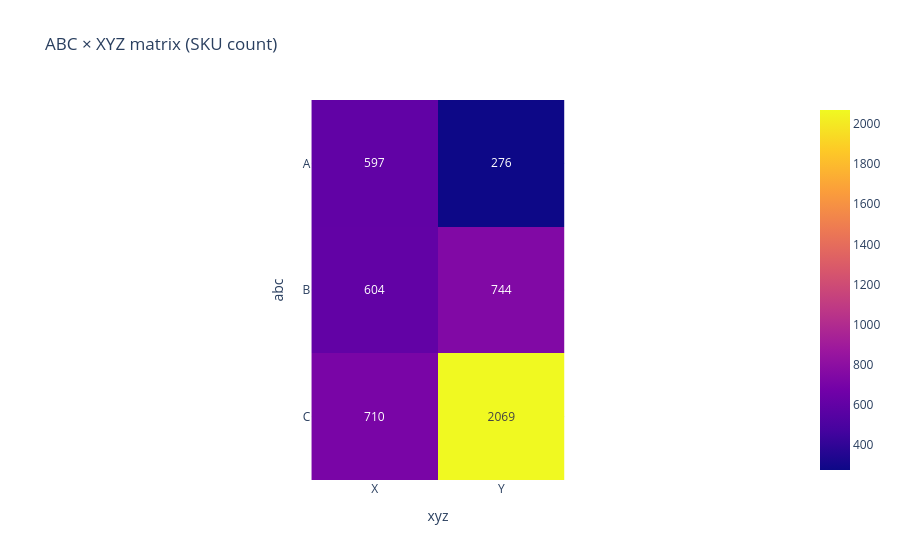
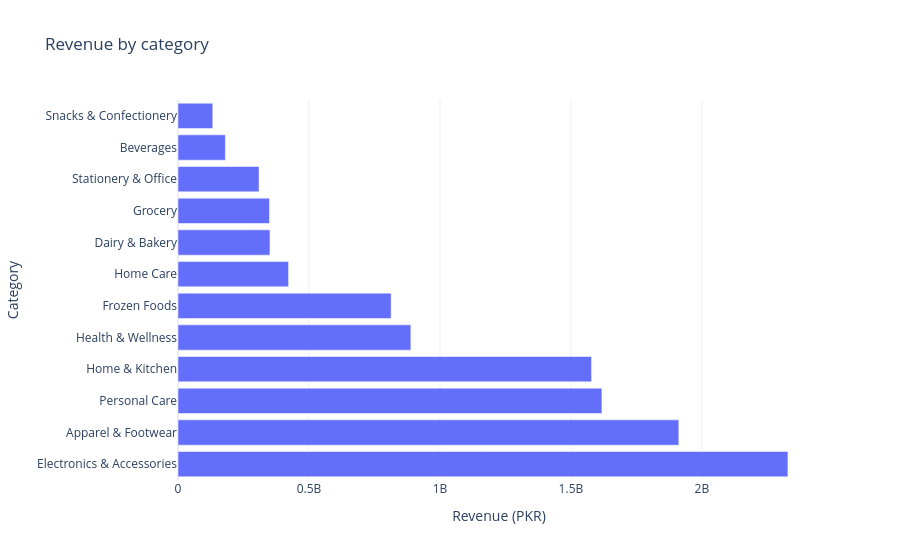

Notebook source saved alongside these figures, in order:
### Markdown cell above
## 5. ABC / XYZ Segmentation

### Code cell
seg = abc_xyz_matrix(weekly, sku)
print(seg['abc'].value_counts().sort_index())
print(seg['xyz'].value_counts().sort_index())

ct = pd.crosstab(seg['abc'], seg['xyz'])
fig = px.imshow(ct, text_auto=True, title='ABC × XYZ matrix (SKU count)')
fig.update_layout(template='plotly_white')
fig.show()

if 'category' in seg.columns:
    mix = seg.groupby('category')['total_revenue'].sum().sort_values(ascending=False)
    fig = px.bar(x=mix.values, y=mix.index, orientation='h',
                 labels={'x': 'Revenue (PKR)', 'y': 'Category'},
                 title='Revenue by category')
    fig.update_layout(template='plotly_white')
    fig.show()

### Figure 1 — Plotly figure (JSON) as saved in the notebook; plotly's stock layout.template omitted (floating-point values rounded to 4 significant figures)
{"data": [{"coloraxis": "coloraxis", "hovertemplate": "xyz: %{x}<br>abc: %{y}<br>color: %{z}<extra></extra>", "name": "0", "texttemplate": "%{z}", "type": "heatmap", "x": ["X", "Y"], "xaxis": "x", "y": ["A", "B", "C"], "yaxis": "y", "z": [[597, 276], [604, 744], [710, 2069]]}], "layout": {"coloraxis": {"colorscale": [[0, "#0d0887"], [0.1111, "#46039f"], [0.2222, "#7201a8"], [0.3333, "#9c179e"], [0.4444, "#bd3786"], [0.5556, "#d8576b"], [0.6667, "#ed7953"], [0.7778, "#fb9f3a"], [0.8889, "#fdca26"], [1, "#f0f921"]]}, "title": {"text": "ABC × XYZ matrix (SKU count)"}, "xaxis": {"anchor": "y", "constrain": "domain", "domain": [0, 1], "scaleanchor": "y", "title": {"text": "xyz"}}, "yaxis": {"anchor": "x", "autorange": "reversed", "constrain": "domain", "domain": [0, 1], "title": {"text": "abc"}}}}

### Figure 2 — Plotly figure (JSON) as saved in the notebook; plotly's stock layout.template omitted (floating-point values rounded to 4 significant figures)
{"data": [{"hovertemplate": "Revenue (PKR)=%{x}<br>Category=%{y}<extra></extra>", "legendgroup": "", "marker": {"color": "#636efa", "pattern": {"shape": ""}}, "name": "", "orientation": "h", "showlegend": false, "textposition": "auto", "type": "bar", "x": [2328000000.0, 1912000000.0, 1618000000.0, 1579000000.0, 889000000.0, 813600000.0, 422100000.0, 351100000.0, 349300000.0, 309400000.0, 180900000.0, 132800000.0], "xaxis": "x", "y": ["Electronics & Accessories", "Apparel & Footwear", "Personal Care", "Home & Kitchen", "Health & Wellness", "Frozen Foods", "Home Care", "Dairy & Bakery", "Grocery", "Stationery & Office", "Beverages", "Snacks & Confectionery"], "yaxis": "y"}], "layout": {"barmode": "relative", "legend": {"tracegroupgap": 0}, "title": {"text": "Revenue by category"}, "xaxis": {"anchor": "y", "domain": [0, 1], "title": {"text": "Revenue (PKR)"}}, "yaxis": {"anchor": "x", "domain": [0, 1], "title": {"text": "Category"}}}}
